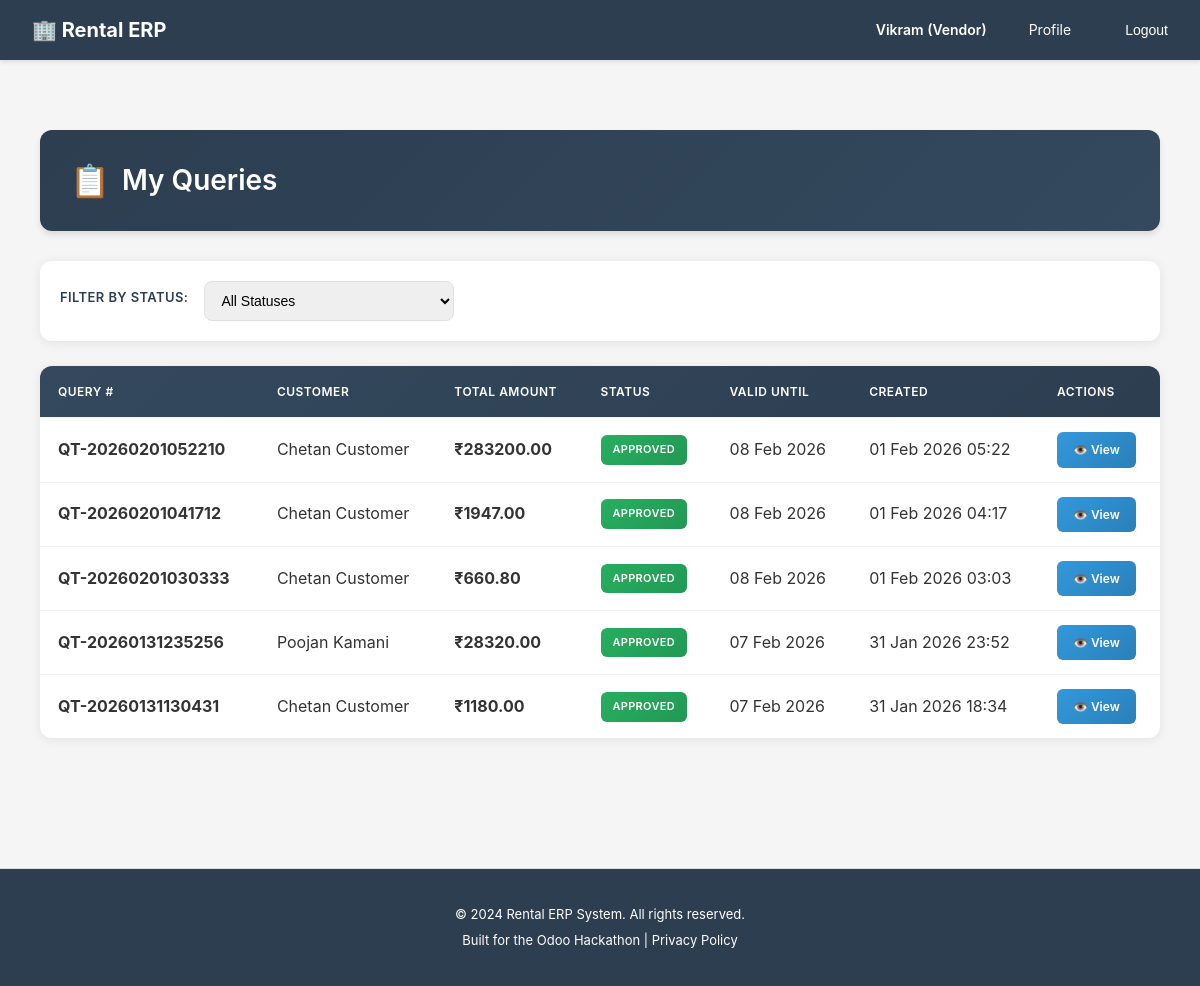
The app's page /rentals/quotation/list/ (signed in) with its own data.
### accounts/models.py (models this page shows, shortened)
class User(AbstractUser):
    ROLE_CHOICES = [
        ('customer', 'Customer'),  # End-user who rents products
        ('vendor', 'Vendor'),      # Business user who owns rental products
        ('admin', 'Admin'),        # System administrator with full access
    ]
    email = models.EmailField(
        unique=True,
        validators=[EmailValidator()],
        help_text="Used for login and notifications"
    )
    role = models.CharField(
        max_length=20,
        choices=ROLE_CHOICES,
        default='customer',
        help_text="Determines user's permissions and accessible features"
    )
    phone = models.CharField(
        max_length=15,
        blank=True,
        null=True,
        validators=[
            RegexValidator(
                regex=r'^\+?1?\d{9,15}$',
                message="Phone number must be entered in the format: '+999999999'. Up to 15 digits allowed."
            )
        ],
        help_text="Contact number for order notifications and support"
    )
    is_verified = models.BooleanField(
        default=False,
        help_text="Email verification status for security"
    )
    totp_secret = models.CharField(
        max_length=32,
        blank=True,
        null=True,
        help_text="TOTP secret key for 2FA (encrypted)"
    )
    totp_enabled = models.BooleanField(
        default=False,
        help_text="Whether TOTP 2FA is enabled for this user"
    )
    created_at = models.DateTimeField(auto_now_add=True)
    updated_at = models.DateTimeField(auto_now=True)
    @property
    def phone_number(self):
        """Property alias for backward compatibility with older view/form code"""
        return self.phone
    USERNAME_FIELD = 'email'
    REQUIRED_FIELDS = ['username', 'first_name', 'last_name']
    class Meta:
        db_table = 'users'
        verbose_name = 'User'
        verbose_name_plural = 'Users'
        ordering = ['-created_at']

### rentals/models.py (models this page shows, shortened)
class Quotation(models.Model):
    STATUS_CHOICES = [
        ('draft', 'Draft'),           # Being edited by customer
        ('sent', 'Sent'),             # Shared with customer for review
        ('confirmed', 'Confirmed'),   # Customer accepted, ready to become order
        ('cancelled', 'Cancelled'),   # Customer abandoned
        ('expired', 'Expired'),       # Validity period passed
    ]
    quotation_number = models.CharField(
        max_length=50,
        unique=True,
        help_text="Auto-generated unique quotation ID (e.g., QT-2026-0001)"
    )
    customer = models.ForeignKey(
        settings.AUTH_USER_MODEL,
        on_delete=models.CASCADE,
        related_name='quotations',
        limit_choices_to={'role': 'customer'},
        help_text="Customer requesting the rental quote"
    )
    status = models.CharField(
        max_length=20,
        choices=STATUS_CHOICES,
        default='draft',
        help_text="Current quotation stage"
    )
    valid_until = models.DateField(
        help_text="Quotation expires after this date (typical: 7-30 days)"
    )
    subtotal = models.DecimalField(
        max_digits=12,
        decimal_places=2,
        default=Decimal('0.00'),
        help_text="Sum of all line items before tax/discount"
    )
    discount_amount = models.DecimalField(
        max_digits=12,
        decimal_places=2,
        default=Decimal('0.00'),
        help_text="Total discount applied"
    )
    tax_amount = models.DecimalField(
        max_digits=12,
        decimal_places=2,
        default=Decimal('0.00'),
        help_text="GST calculated (CGST+SGST or IGST)"
    )
    total = models.DecimalField(
        max_digits=12,
        decimal_places=2,
        default=Decimal('0.00'),
        help_text="Final quotation amount (subtotal - discount + tax)"
    )
    advance_payment_percentage = models.DecimalField(
        max_digits=5,
        decimal_places=2,
        default=Decimal('0.00'),
        help_text="Required advance payment % for this quotation"
    )
    advance_payment_amount = models.DecimalField(
        max_digits=12,
        decimal_places=2,
        default=Decimal('0.00'),
        help_text="Calculated advance amount to be paid"
    )
    notes = models.TextField(
        blank=True,
        null=True,
        help_text="Special instructions or terms"
    )
    requires_approval = models.BooleanField(
        default=False,
        help_text="Whether this quotation needs approval (for high-value orders)"
    )
    approval_status = models.CharField(
        max_length=20,
        choices=[
            ('not_required', 'Not Required'),
            ('pending', 'Pending Approval'),
            ('approved', 'Approved'),
            ('rejected', 'Rejected'),
        ],
        default='not_required',
        help_text="Current approval status"
    )
    approved_by = models.ForeignKey(
        settings.AUTH_USER_MODEL,
        on_delete=models.SET_NULL,
        blank=True,
        null=True,
        related_name='approved_quotations',
        help_text="Admin or vendor who approved this quotation"
    )
    approved_at = models.DateTimeField(
        blank=True,
        null=True,
        help_text="When this quotation was approved"
    )
    created_at = models.DateTimeField(auto_now_add=True)
    updated_at = models.DateTimeField(auto_now=True)
    confirmed_at = models.DateTimeField(
        blank=True,
        null=True,
        help_text="When customer confirmed this quotation"
    )
    class Meta:
        db_table = 'quotations'
        verbose_name = 'Quotation'
        verbose_name_plural = 'Quotations'
        ordering = ['-created_at']
        indexes = [
            models.Index(fields=['customer', 'status']),
            models.Index(fields=['quotation_number']),
        ]
    @property
    def total_amount(self):
        return self.total

### rentals/views.py (the view)
# urls.py: path('quotation/list/', views.quotation_list, name='quotation_list'),
@login_required
@require_http_methods(["GET"])
def quotation_list(request):
    if request.user.role == 'customer':
        quotations = Quotation.objects.filter(customer=request.user).order_by('-created_at')
    elif request.user.role == 'vendor':
        from django.db.models import Q
        quotations = Quotation.objects.filter(
            quotation_lines__product__vendor=request.user
        ).distinct().order_by('-created_at')
    elif request.user.is_staff:
        quotations = Quotation.objects.all().order_by('-created_at')
    else:
        return HttpResponseForbidden('You do not have access to queries.')
    status = request.GET.get('status')
    if status:
        quotations = quotations.filter(status=status)
    return render(request, 'rentals/quotation_list.html', {
        'quotations': quotations,
        'status': status,
    })

### rental_erp/compliance.py (called while the page is built)
    def process_request(self, request):
        if not request.user.is_authenticated:
            return None
        if request.method == 'GET':
            path_lower = request.path.lower()
            for model in self.PERSONAL_DATA_MODELS:
                if model in path_lower:
                    self._log_data_access(request, model)
                    break
        return None

    def _log_data_access(self, request, model_name):
        try:
            x_forwarded_for = request.META.get('HTTP_X_FORWARDED_FOR')
            ip = x_forwarded_for.split(',')[0] if x_forwarded_for else request.META.get('REMOTE_ADDR')
            AuditLog.objects.create(
                user=request.user,
                action_type='access',
                model_name=model_name,
                description=f'Data access: {request.path}',
                ip_address=ip,
                user_agent=request.META.get('HTTP_USER_AGENT', ''),
                session_key=request.session.session_key if hasattr(request, 'session') else None,
            )
        except Exception as e:
            logger.error(f'Data access logging failed: {str(e)}')

    def process_request(self, request):
        if not request.user.is_authenticated:
            return None
        consent_key = f'gdpr_consent:{request.user.id}'
        has_consent = cache.get(consent_key)
        if has_consent is None:
            cache.set(consent_key, True, 86400)  # Cache for 24 hours
        return None

    def process_response(self, request, response):
        response['X-Privacy-Policy'] = '/privacy-policy/'
        if hasattr(settings, 'DATA_RETENTION_DAYS'):
            response['X-Data-Retention-Days'] = str(settings.DATA_RETENTION_DAYS)
        return response

    def process_request(self, request):
        for critical_path in self.CRITICAL_OPERATIONS:
            if request.path.startswith(critical_path):
                self._log_critical_operation(request)
                break
        return None

    def process_response(self, request, response):
        response['X-Security-Contact'] = 'security@rentalerp.com'
        if request.user.is_authenticated:
            response['X-Data-Classification'] = 'Confidential'
        else:
            response['X-Data-Classification'] = 'Public'
        return response

### rental_erp/security.py (called while the page is built, shortened)
    def process_response(self, request, response):
        if not self.is_sensitive_operation(request):
            return response

### templates/rentals/quotation_list.html (shortened to what this page needs)
{% extends "base.html" %}
{% load static %}
{% block content %}
<div class="queries-container">
    <div class="page-header">
        <h2>My Queries</h2>
    </div>
    <div class="filter-panel">
        <label class="filter-label">Filter by Status:</label>
        <select class="filter-select" onchange="filterByStatus(this.value)">
            <option value="">All Statuses</option>
        </select>
    </div>
    {% if quotations %}
    <div class="table-card">
        <div class="table-responsive">
            <table>
                <thead>
                    <tr>
                        <th>Query #</th>
                        <th>Customer</th>
                        <th>Total Amount</th>
                        <th>Status</th>
                        <th>Valid Until</th>
                        <th>Created</th>
                        <th>Actions</th>
                    </tr>
                </thead>
                <tbody>
                    {% for quotation in quotations %}
                    <tr>
                        <td>
                            <strong>{{ quotation.quotation_number }}</strong>
                        </td>
                        <td>{{ quotation.customer.get_full_name }}</td>
                        <td>
                            <strong>₹{{ quotation.total_amount|floatformat:2 }}</strong>
                        </td>
                        <td>
                            {% if quotation.status == 'draft' %}
                                {% if user.role == 'customer' %}
                                    <span class="badge badge-pending">Pending Vendor</span>
                                {% else %}
                                    <span class="badge badge-pending">Draft</span>
                                {% endif %}
                            {% elif quotation.status == 'sent' %}
                                <span class="badge badge-sent">Sent</span>
                            {% elif quotation.status == 'confirmed' %}
                                <span class="badge badge-approved">Approved</span>
                            {% elif quotation.status == 'cancelled' %}
                                <span class="badge badge-declined">Declined</span>
                            {% endif %}
                        </td>
                        <td>
                            {% if quotation.valid_until %}
                                {{ quotation.valid_until|date:"d M Y" }}
                            {% else %}
                                -
                            {% endif %}
                        </td>
                        <td>{{ quotation.created_at|date:"d M Y H:i" }}</td>
                        <td>
                            <a href="{% url 'rentals:quotation_detail' quotation.id %}" class="view-btn">
                                👁️ View
                            </a>
                        </td>
                    </tr>
                    {% endfor %}
                </tbody>
            </table>
        </div>
    </div>
    {% endif %}
</div>
{% endblock %}

### templates/base.html (shortened to what this page needs)
{% load static %}
<!DOCTYPE html>
<html lang="en">
<head>
</head>
<body>
    <nav>
        <div class="container">
            <a href="/" class="logo">🏢 Rental ERP</a>
            <ul>
                {% if user.is_authenticated %}
                    <li><strong>{{ user.first_name }} ({{ user.get_role_display }})</strong></li>
                    <li><a href="{% url 'accounts:profile' %}">Profile</a></li>
                    <li>
                        <form method="POST" action="{% url 'accounts:logout' %}" style="display: inline;">
                            <button type="submit" style="background: none; border: none; color: #fff; cursor: pointer; padding: 8px 12px; font-size: 14px;">Logout</button>
                        </form>
                    </li>
                {% else %}
                    <li><a href="{% url 'accounts:login' %}">Login</a></li>
                    <li><a href="{% url 'accounts:signup_customer' %}">Sign Up (Customer)</a></li>
                    <li><a href="{% url 'accounts:signup_vendor' %}">Sign Up (Vendor)</a></li>
                {% endif %}
            </ul>
        </div>
    </nav>
    <main>
        <div class="container">
            {% block content %}{% endblock %}
        </div>
    </main>
    <footer>
        <p>&copy; 2024 Rental ERP System. All rights reserved.</p>
        <p>Built for the Odoo Hackathon | <a href="#" style="color: #fff;">Privacy Policy</a></p>
    </footer>
</body>
</html>

### templates/rentals/quotation_list.html (style rules this page uses)
.queries-container { max-width: 1400px; margin: 0 auto; padding: 30px 20px; animation: fadeIn 0.4s ease-in; }
.page-header { background: linear-gradient(135deg, #2c3e50 0%, #34495e 100%); border-radius: 12px; padding: 25px 30px; margin-bottom: 30px; box-shadow: 0 4px 6px rgba(0,0,0,0.1); color: white; display: flex; justify-content: space-between; align-items: center; }
.page-header h2 { margin: 0; font-size: 28px; font-weight: 600; display: flex; align-items: center; gap: 12px; }
.page-header h2::before { content: "📋"; font-size: 32px; }
.filter-panel { background: white; border-radius: 12px; padding: 20px; margin-bottom: 25px; box-shadow: 0 2px 12px rgba(0,0,0,0.08); display: flex; align-items: center; gap: 16px; }
.filter-label { font-weight: 600; font-size: 13px; color: #2c3e50; text-transform: uppercase; letter-spacing: 0.4px; white-space: nowrap; }
.filter-select { border-radius: 8px; border: 1px solid #e0e0e0; padding: 10px 12px; font-size: 14px; transition: all 0.2s ease; min-width: 250px; }
.table-card { background: white; border-radius: 12px; box-shadow: 0 2px 12px rgba(0,0,0,0.08); overflow: hidden; }
.table-responsive { overflow-x: auto; }
table { width: 100%; border-collapse: collapse; }
table thead { background: linear-gradient(135deg, #34495e 0%, #2c3e50 100%); color: white; }
table th { padding: 16px 18px; font-weight: 600; font-size: 12px; text-transform: uppercase; letter-spacing: 0.5px; text-align: left; }
table td { padding: 14px 18px; border-top: 1px solid #f0f0f0; }
table tbody tr { transition: all 0.2s ease; }
.badge { display: inline-block; padding: 6px 12px; border-radius: 6px; font-size: 11px; font-weight: 600; text-transform: uppercase; letter-spacing: 0.3px; }
.badge-approved { background: linear-gradient(135deg, #27ae60 0%, #229954 100%); color: white; }
.view-btn { display: inline-flex; align-items: center; justify-content: center; gap: 6px; padding: 8px 16px; background: linear-gradient(135deg, #3498db 0%, #2980b9 100%); color: white; text-decoration: none; border: none; cursor: pointer; border-radius: 6px; font-size: 12px; font-weight: 600; transition: all 0.2s ease; }

### records on screen
User: first_name "Vikram", role "Vendor"
Quotation: quotation_number "QT-20260201052210", customer.get_full_name "Chetan Customer", total_amount "283200.00", status "APPROVED", valid_until "08 Feb 2026", created_at "01 Feb 2026 05:22"
Quotation: quotation_number "QT-20260201041712", customer.get_full_name "Chetan Customer", total_amount "1947.00", status "APPROVED", valid_until "08 Feb 2026", created_at "01 Feb 2026 04:17"
Quotation: quotation_number "QT-20260201030333", customer.get_full_name "Chetan Customer", total_amount "660.80", status "APPROVED", valid_until "08 Feb 2026", created_at "01 Feb 2026 03:03"
Quotation: quotation_number "QT-20260131235256", customer.get_full_name "Poojan Kamani", total_amount "28320.00", status "APPROVED", valid_until "07 Feb 2026", created_at "31 Jan 2026 23:52"
Quotation: quotation_number "QT-20260131130431", customer.get_full_name "Chetan Customer", total_amount "1180.00", status "APPROVED", valid_until "07 Feb 2026", created_at "31 Jan 2026 18:34"
